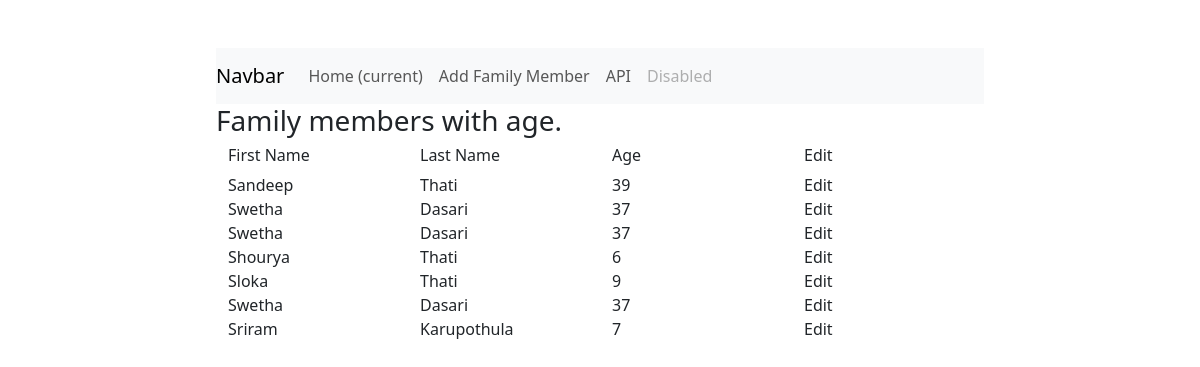
The page / on the database its author committed.
### tables this page shows
CREATE TABLE family(
        id INTEGER PRIMARY KEY AUTOINCREMENT,
        first_name TEXT NOT NULL,
        last_name TEXT NOT NULL,
        age INTEGER NOT NULL
        );

### main.py (the view)
@app.route("/", methods=['GET'])
def home():
    rows = family_controller.get_all_family()
    print(rows)
    return render_template('index.html', rows=rows)

### db.py (called while the page is built)
def dict_factory(cursor, row):
    d = {}
    for idx, col in enumerate(cursor.description):
        d[col[0]] = row[idx]
    return d

def get_db():
    conn = sqlite3.connect('family.db')
    conn.row_factory = dict_factory
    return conn

### family_controller.py (called while the page is built)
def get_all_family():
    db = get_db()
    con = db.cursor()
    statement = "SELECT * FROM family"
    con.execute(statement)
    return con.fetchall()

### templates/index.html (shortened to what this page needs)
<!DOCTYPE html>
<html lang="en">
<head>
    <link href="https://cdn.jsdelivr.net/npm/bootstrap@5.3.0-alpha1/dist/css/bootstrap.min.css" rel="stylesheet">
</head>
<body>
<div class="col-md-8 py-5 px-3 mx-auto">
    <nav class="navbar navbar-expand-lg navbar-light bg-light">
        <a class="navbar-brand" href="#">Navbar</a>
        <div class="collapse navbar-collapse" id="navbarNav">
            <ul class="navbar-nav">
                <li class="nav-item active">
                    <a class="nav-link" href="http://127.0.0.1:8000">Home <span class="sr-only">(current)</span></a>
                </li>
                <li class="nav-item">
                    <a class="nav-link" href="http://127.0.0.1:8000/add_family_member">Add Family Member</a>
                </li>
                <li class="nav-item">
                    <a class="nav-link" href="http://127.0.0.1:8000/api">API</a>
                </li>
                <li class="nav-item">
                    <a class="nav-link disabled" href="#">Disabled</a>
                </li>
            </ul>
        </div>
    </nav>
    <h3>Family members with age. </h3>
    <div class="container">
        <div class="row">
            <div class="col-sm">
                <h6>First Name</h6>
            </div>
            <div class="col-sm">
                <h6>Last Name</h6>
            </div>
            <div class="col-sm">
                <h6>Age</h6>
            </div>
            <div class="col-sm">
                <h6>Edit</h6>
            </div>
        </div>
        {% for row in rows %}
        <div class="row">
            <div class="col-sm">
                {{ row['first_name'] }}
            </div>
            <div class="col-sm">
                {{ row['last_name'] }}
            </div>
            <div class="col-sm">
                {{ row['age'] }}
            </div>
            <div class="col-sm">
                <a class="nav-link" href="http://127.0.0.1:8000/{{ row['id'] }}">Edit</a>
            </div>
        </div>
        {% endfor %}
    </div>
</div>
</body>
</html>

### rows shown on the page
family: first_name "Sandeep", last_name "Thati", age "39"
family: first_name "Swetha", last_name "Dasari", age "37"
family: first_name "Swetha", last_name "Dasari", age "37"
family: first_name "Shourya", last_name "Thati", age "6"
family: first_name "Sloka", last_name "Thati", age "9"
family: first_name "Swetha", last_name "Dasari", age "37"
family: first_name "Sriram", last_name "Karupothula", age "7"
